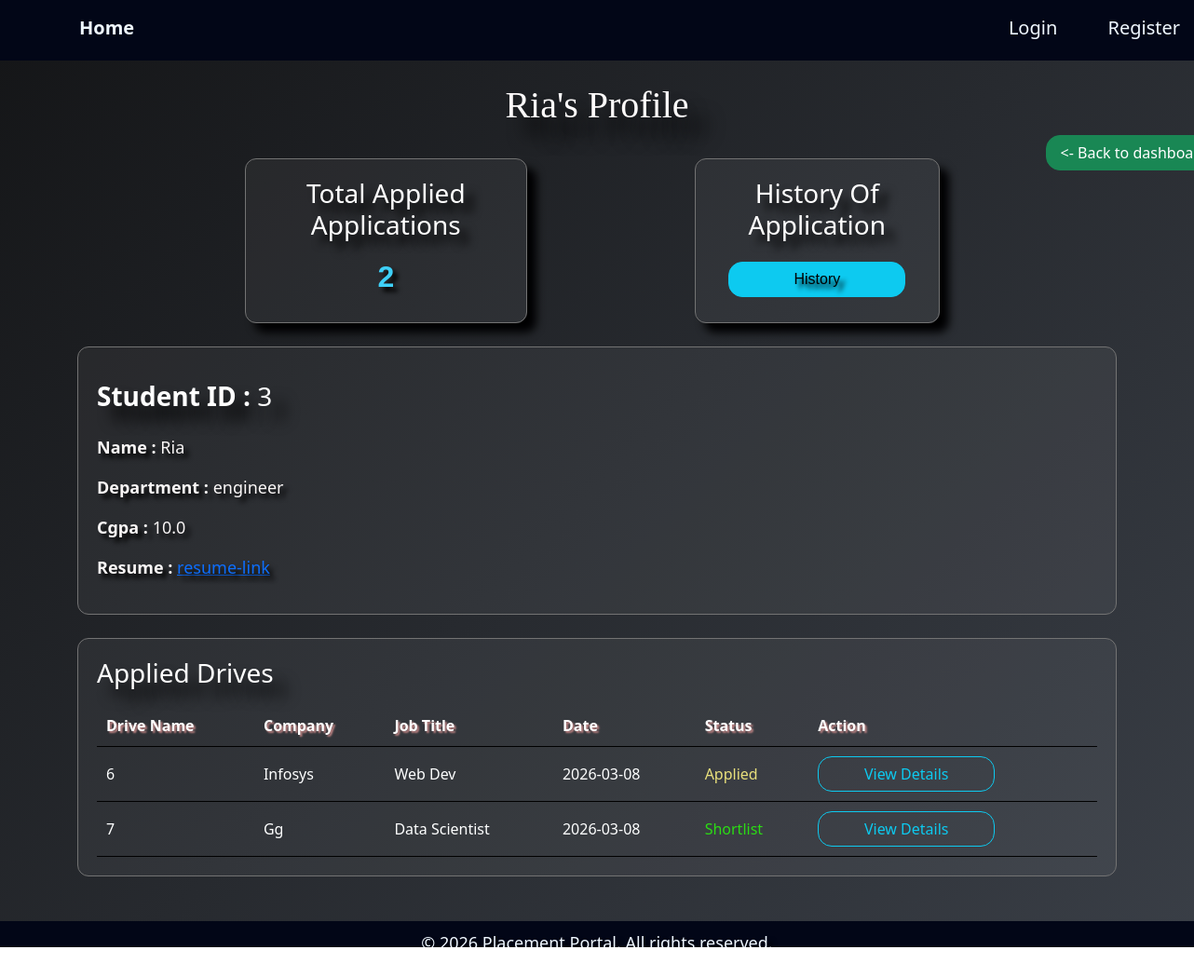
/whole_student_profile/3, run on the app's committed database.
### application/models.py (models this page shows)
class Studentprofile(db.Model):
    id = db.Column(db.Integer, primary_key=True)
    user_id = db.Column(db.Integer, db.ForeignKey('user.id'), unique=True, nullable=False)
    student_name = db.Column(db.String(50), nullable=False)
    department = db.Column(db.String(150), nullable=False)
    cgpa = db.Column(db.Float, nullable=False)
    resume = db.Column(db.String(500))
    user = db.relationship('User', back_populates='student_profile')
    applications = db.relationship('Application', back_populates='student',cascade="all, delete")

class Application(db.Model):
    id = db.Column(db.Integer, primary_key=True)
    student_id = db.Column(db.Integer, db.ForeignKey('studentprofile.id'), nullable=False)
    drive_id = db.Column(db.Integer, db.ForeignKey('placementdrive.id'), nullable=False)
    application_date = db.Column(db.DateTime, default=datetime.utcnow)
    status = db.Column(db.String(50), default='Applied')  #Applied/Shortlist/ Selectad/Reject
    student = db.relationship('Studentprofile', back_populates='applications')
    drive = db.relationship('Placementdrive', back_populates='applications')

class Companyprofile(db.Model):
    id = db.Column(db.Integer, primary_key=True)
    user_id = db.Column(db.Integer, db.ForeignKey('user.id'), unique=True, nullable=False)
    company_name = db.Column(db.String(150), nullable=False)
    hr_contact = db.Column(db.String(150), nullable=False)
    website = db.Column(db.String(150), nullable=False)
    location = db.Column(db.String(150), nullable=False)
    user = db.relationship('User', back_populates='company_profile')
    drives = db.relationship('Placementdrive', back_populates='company',cascade="all, delete")

class Placementdrive(db.Model):
    id = db.Column(db.Integer, primary_key=True)
    company_id = db.Column(db.Integer, db.ForeignKey('companyprofile.id'), nullable=False)
    job_title = db.Column(db.String(150), nullable=False)
    job_description = db.Column(db.Text(500), nullable=False)
    salary= db.Column(db.String(50), nullable=False)
    is_approved = db.Column(db.Boolean, default=False)
    is_closed = db.Column(db.Boolean, default=False)
    company = db.relationship('Companyprofile', back_populates='drives')
    applications = db.relationship('Application', back_populates='drive',cascade="all, delete")

### application/controllers.py (the view)
@app.route('/whole_student_profile/<int:student_id>')
def whole_student_profile(student_id):
   student = Studentprofile.query.get(student_id)
   if student is None:
      abort(404)
   apps = Application.query.filter_by(student_id=student.id).all()
   apps_count = Application.query.filter_by(student_id=student.id).count()
   return render_template('whole_student_profile.html',
                           student=student,
                           apps=apps,
                           apps_count=apps_count)

### templates/whole_student_profile.html (shortened to what this page needs)
{% extends "base.html" %}
{% block content %}
  <div class="container">
<h1>{{student.student_name}}'s Profile</h1>
  <div style="display:flex;">
    <div class="s-card">
      <h3>Total Applied Applications</h3>
      <p>{{ apps_count }}</p>
</div>
<div class="s-card">
  <h3>History Of Application</h3>
  <p><a href="{{url_for('admin_stu_history', student_id=student.id)}}" class="btn btn-info">History</a></p>
</div>
<div>
    <div style="margin-left: 60% ;"><a href="{{url_for('admindash')}}" class="btn btn-success"><- Back to dashboard</a></div>
</div>
  </div>
   <div class="card">
   {% if student and student.student_name %}
        <p><h3><b>Student ID : </b> {{ student.id }}</h3></p>
       <p><b>Name : </b> {{ student.student_name }}</p>
        <p><b>Department : </b> {{ student.department }}</p>
        <p><b>Cgpa : </b> {{ student.cgpa }}</p>
        <p><b>Resume : </b><a href="{{ student.resume }}" target="_blank">resume-link</a></p>
    {% else %}
        <p style="font-style: italic; font-weight: bold; color: brown;">Profile Incomplete</p>
    {% endif %}
   </div>
   <div class="card">
    <h3>Applied Drives</h3>
      <table>
  <thead>
    <tr>
      <th>Drive Name</th>
      <th>Company</th>
      <th>Job Title</th>
      <th>Date</th>
      <th>Status</th>
      <th>Action</th>
    </tr>
  </thead>
  <tbody>
    {% if apps %}
      {% for app in apps %}
    <tr>
      <td>{{app.id}}</td>
      <td>{{ app.drive.company.company_name}}</td>
      <td>{{app.drive.job_title}}</td>
      <td>{{app.application_date.date()}}</td>
      <td>
        {% if app.status == "Applied" %}
            <span style="color: rgb(232, 223, 124);">{{app.status}}</span>
        {% elif app.status == "Reject"%}
            <span style="color: rgb(220, 20, 20);">{{app.status}}</span>
        {% else %}
          <span style="color: rgb(43, 220, 20);">{{app.status}}</span>
        {% endif %}
        </td>
      <td><a href="{{url_for('admin_indirectview_student', app_id=app.id)}}" class="btn btn-outline-info">View Details</a></td>
    </tr>
    {% endfor %}
    {% else %}
    <tr>
       <td style="color:#1461ce;">Not applied yet.</td>
    </tr>
  {% endif %}
  </tbody>
</table>
   </div>
</div>
{% endblock %}

### static/style.css (style rules this page uses)
* { box-sizing: border-box; margin: 0; font-family: Playfair Display, 10px; }

### templates/base.html (style rules this page uses)
body { background: linear-gradient(135deg, #232428, #3a3f47); color: #fcfcfc; }

### templates/whole_student_profile.html (style rules this page uses)
body { margin: 0; background: linear-gradient(135deg, #141517, #3a3f47); color: #e2e8f0; }
.container { width: 95%; margin: auto; }
.card { background:rgba(255,255,255,0.05); color: #f9f6f6; border: 1px solid #737373; border-radius: 12px; padding: 20px; margin-top: 25px; }
h1 { text-align: center; color: #fffcfc; text-shadow: 20px 20px 20px#000102 ; font-family: Georgia, 'Times New Roman', Times, serif; }
h3 { color: #ffffff; text-shadow: 15px 15px 15px #000000; }
table { width: 100%; margin-top: 10px; }
th,td { padding: 10px; text-align: left; text-transform: capitalize; border-bottom: 1px solid #000000; color:#feffff }
th { color: #ffffff; text-shadow: 2px 2px 2px #c18585; }
.btn { width: 190px; border-radius: 15px; }
.s-card { background:rgba(255,255,255,0.05); border: 1px solid #737373; border-radius: 12px; padding: 20px; margin-top: 25px; margin-left: 180px; text-align: center; color: #f9f6f6; box-shadow: 10px 10px 10px#000102; }
.s-card h3 { text-shadow: 10px 10px 10px #000000; }
.s-card p { text-shadow: 5px 5px 5px #000000; margin-top: 15px; margin-bottom: 5px; color: #3ed0f8; font-size:xx-large; font-weight: bold; font-family: 'Trebuchet MS', 'Lucida Sans Unicode', 'Lucida Grande', 'Lucida Sans', Arial, sans-serif; }
p { text-shadow: 5px 5px 5px #000000; font-size: large; }

### data on the page
Studentprofile: student_name "Ria", id "3", department "engineer", cgpa "10.0"
Application: id "6", drive.company.company_name "Infosys", drive.job_title "Web Dev", application_date "2026-03-08", status "Applied"
Application: id "7", drive.company.company_name "Gg", drive.job_title "Data Scientist", application_date "2026-03-08", status "Shortlist"

### other printed values
{{ apps_count }} "2"
